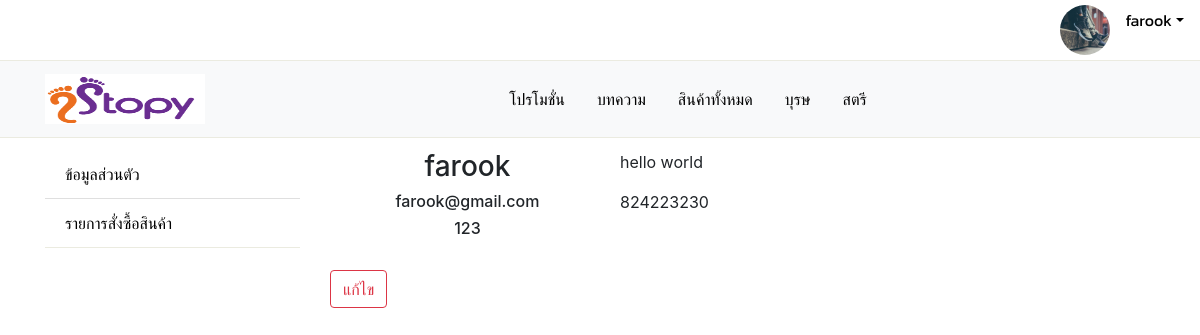
The app's page /profiles.php (signed in) with its own data.
### tables this page shows
CREATE TABLE `member` (
  `mem_id` int(11) NOT NULL,
  `mem_name` varchar(255) NOT NULL,
  `mem_username` varchar(255) NOT NULL,
  `mem_password` varchar(255) NOT NULL,
  `mem_tel` int(11) NOT NULL,
  `mem_address` text NOT NULL,
  `mem_img` text NOT NULL,
  `mem_status` varchar(20) NOT NULL
);

### profiles.php (the view, shortened to what this page needs)
<html lang="en">
  <head>
    <link rel="stylesheet" href="https://stackpath.bootstrapcdn.com/bootstrap/4.1.3/css/bootstrap.min.css">
     <link rel="stylesheet"  href="css/product.css">
  </head>
  <body>
<?php include'nav.php'; ?>
<div class="container-fluid" style="">
        <div class="container">
       <div class="row">
          <div class="col-3">
           <ul class="list-group list-group-flush" id="list-tab" role="tablist">
            <li class="list-group-item"><a  href="profiles.php"  >ข้อมูลส่วนตัว</a></li>
            <li class="list-group-item"><a  href="orderBuy.php"  >รายการสั่งซื้อสินค้า</a></li>
         </ul>
          </div>
          <div class="col-9">
            <div class="tab-content" id="nav-tabContent">
                <div class="tab-pane fade show active" id="list-home" role="tabpanel" aria-labelledby="list-home-list">
                  <div class="container">
                        <?php
                        require("Action/connectDB.php");
                                 $sql = "SELECT * FROM `member` WHERE member.mem_id='".$_SESSION['UserID']."'";
                                 $result = $con->query($sql);
                                 $data = $result->fetch_assoc();
                         ?>
                         <div class="row">
                                    <div class="col-lg-4 col-sm-6 text-center mb-4">
                                      <h3><?php echo $data['mem_name'];  ?></h3>
                                      <h6><?php echo $data['mem_username'];  ?></h6>
                                      <h6><?php echo $data['mem_password'];  ?></h6>
                                    </div>
                               <div class="col">
                                    <p><?php echo $data['mem_address'];  ?></p>
                                    <p><?php echo $data['mem_tel'];  ?></p>
                               </div>
                        </div>
                        <div class="row">
                    <button type="button" class="btn btn-outline-danger" data-toggle="modal" data-target=".bd-example-modal-lg">
                      แก้ไข
                    </button>
                     </div>
                   </div>
                  </div>
            </div>
          </div>
        </div>
 </div>
</div>
  </body>
</html>

### nav.php (shortened to what this page needs)
<?php
include 'Action/connectDB_pdo.php';
?>
<?php
if(isset($_SESSION['qty'])){
    $meQty = 0;
    foreach($_SESSION['qty'] as $meItem){
         $meQty += intval($meItem);
    }
}else{
    $meQty=0;
}
?>
<?php
if(isset($_SESSION["UserID"])) {
    try{
        $sql = "SELECT * FROM `member` WHERE member.mem_id=?";
        $sth = $conn->prepare($sql);
        $cat = array($_SESSION["UserID"]);
        $sth->execute($cat);
        $row = $sth->fetch();
        $showUser = '  <img src="img/123.jpg" class="imgRound">';
        $showLogin = '<div class="dropdown">
                          <a class="nav-link dropdown-toggle" href="#" id="dropdownMenuButton" data-toggle="dropdown" aria-haspopup="true" aria-expanded="false">'.$row['mem_name'].'</a>
                          <div class="dropdown-menu" aria-labelledby="dropdownMenuButton">
                         <a class="dropdown-item" href="cart.php">ตะกร้าสินค้า<span class="badge badge-primary badge-pill">'.$meQty.'</span></a>
                         <a class="dropdown-item" href="profiles.php">ข้อมูลส่วนตัว</a>
                         <a class="dropdown-item" href="orderBuy.php">รายการสั่งซื้อ</a>
                         <a class="dropdown-item" href="payment.php">ชำระเงิน</a>
                         <a class="dropdown-item" href="Action/logout.php">ออกจากระบบ</a>
                          </div>
                    </div>';
    }
    catch(PDOException $e)
    {
        echo $sql . "<br>" . $e->getMessage();
    }
}else{  $showUser = '<a class="nav-link" href="#"  data-toggle="modal" data-target="#Login">เข้าสู่ระบบ</a>';
        $showLogin ='<a class="nav-link " href="#" data-toggle="modal" data-target="#Register">สมัครสมาชิก</a>';
}
?>
<div class="fixed-top">
   <ul class="nav justify-content-end">
          <li class="nav-item">
             <?php echo $showUser; ?>
          </li>
          <li class="nav-item">
            <?php echo $showLogin; ?>
          </li>
 </ul>
    <nav class="navbar navbar-light bg-light ">
          <div class="container">
               <a class="navbar-brand" href="#">
                    <img src="img/2-stopy-logo.png" width="160" height="50" class="d-inline-block align-top" alt="">
                  </a>
                         <nav class="nav nav-pills nav-justified">
                              <a class="nav-link" href="promotion.php">โปรโมชั่น</a>
                              <a class="nav-link" href="content.php">บทความ</a>
                             <a class="nav-link" href="product.php">สินค้าทั้งหมด</a>
                             <a class="nav-link" href="#">บุรษ</a>
                             <a class="nav-link" href="#">สตรี</a>
                         </nav>
          </div>
    </nav>
 </div>

### profiles.php (style rules this page uses)
.container-fluid { margin-top:150px; }

### nav.php (style rules this page uses)
.imgRound { border-radius: 50%; width: 50px; height:50px; margin-top: 5px; margin-bottom: 5px; }
.fixed-top { background-color: #fff; }
.justify-content-end { border-bottom: 1px solid #ebebe0; }
.navbar { border-bottom: 1px solid #ebebe0; }
ul { border-bottom: 1px solid #ebebe0; }
ul li a { font-family: 'Kanit', sans-serif; color: black; }
a { font-family: 'Kanit', sans-serif; color: black; }

### records on screen
member: mem_name "farook", mem_username "farook@gmail.com", mem_password "123", mem_address "hello world", mem_tel "824223230"
